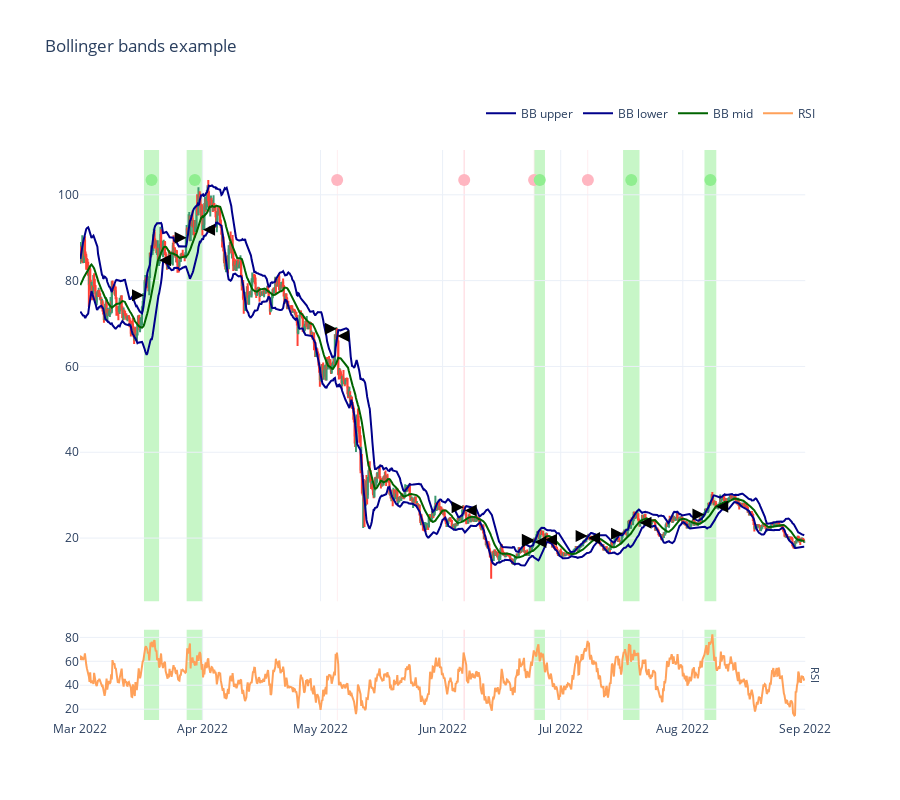

This figure's notebook cell:
### Markdown cell above
### Position chart

- Visualise individual positions over the price timeline

- Hover your mouse on the position marker circle to get its underlying details

- Positions closed for profit are marked green while losing ones are red

### Code cell
candles = universe.universe.candles.get_candles_by_pair(universe.get_single_pair().internal_id)

figure2 = visualise_single_pair_positions_with_duration_and_slippage(
    state,
    candles,
    start_at=START_AT,
    end_at=END_AT,
)

figure2.show()

### Figure 1 — Plotly figure (JSON) as saved in the notebook; plotly's stock layout.template omitted (floating-point values rounded to 4 significant figures; data arrays with more than 128 entries replaced by an {"elided": "..."} marker saying what was removed)
{"data": [{"close": {"elided": "1105 float values"}, "high": {"elided": "1105 float values"}, "hoverinfo": "text", "low": {"elided": "1105 float values"}, "open": {"elided": "1105 float values"}, "showlegend": false, "text": {"elided": "1105 str values"}, "type": "candlestick", "x": {"elided": "1105 str values"}, "xaxis": "x", "yaxis": "y"}, {"line": {"color": "darkblue", "shape": "linear"}, "mode": "lines", "name": "BB upper", "type": "scatter", "x": {"elided": "1104 str values"}, "xaxis": "x", "y": {"elided": "1104 float values"}, "yaxis": "y"}, {"line": {"color": "darkblue", "shape": "linear"}, "mode": "lines", "name": "BB lower", "type": "scatter", "x": {"elided": "1104 str values"}, "xaxis": "x", "y": {"elided": "1104 float values"}, "yaxis": "y"}, {"line": {"color": "darkgreen", "shape": "linear"}, "mode": "lines", "name": "BB mid", "type": "scatter", "x": {"elided": "1104 str values"}, "xaxis": "x", "y": {"elided": "1104 float values"}, "yaxis": "y"}, {"line": {"shape": "linear"}, "mode": "lines", "name": "RSI", "type": "scatter", "x": {"elided": "1104 str values"}, "xaxis": "x2", "y": {"elided": "1104 float values"}, "yaxis": "y2"}, {"hoverinfo": "text", "hovertext": "Position #1<br><br>Profit: 265.65 USD<br>Profit: 10.6262 %<br><br>Entry price: 76.45 USD (mid price)<br>Entry price: 76.61 USD (expected)<br>Entry price: 76.61 USD (executed)<br>Entry slippage: 0.0000 %<br>Entry duration: 0:00:00<br><br>Exit price: 84.75 USD (expected)<br>Exit price: 84.75 USD (executed)<br>Exit slippage: 0.0000 %<br>Exit duration: 0:00:00<br>Avg buy price: 76.61 USD<br>Avg sell price: 84.75 USD<br><br>Duration: 3 days, 20:00:00<br>Started: 2022-03-17, 04:00:00 UTC (first trade started)<br>Ended: 2022-03-21, 00:00:00 UTC (last trade executed at)<br>", "marker": {"color": "LightGreen", "size": 12}, "mode": "markers", "showlegend": false, "type": "scatter", "x": ["2022-03-19T02:00:00"], "y": [103.4]}, {"hoverinfo": "text", "hovertext": "Position #2<br><br>Profit: 54.11 USD<br>Profit: 2.0551 %<br><br>Entry price: 89.82 USD (mid price)<br>Entry price: 90.00 USD (expected)<br>Entry price: 90.00 USD (executed)<br>Entry slippage: 0.0000 %<br>Entry duration: 0:00:00<br><br>Exit price: 91.85 USD (expected)<br>Exit price: 91.85 USD (executed)<br>Exit slippage: 0.0000 %<br>Exit duration: 0:00:00<br>Avg buy price: 90.00 USD<br>Avg sell price: 91.85 USD<br><br>Duration: 4 days, 4:00:00<br>Started: 2022-03-28, 00:00:00 UTC (first trade started)<br>Ended: 2022-04-01, 04:00:00 UTC (last trade executed at)<br>", "marker": {"color": "LightGreen", "size": 12}, "mode": "markers", "showlegend": false, "type": "scatter", "x": ["2022-03-30T02:00:00"], "y": [103.4]}, {"hoverinfo": "text", "hovertext": "Position #3<br><br>Stop loss triggered at: 67.27 USD<br><br>Profit: -64.24 USD<br>Profit: -2.4152 %<br><br>Entry price: 68.64 USD (mid price)<br>Entry price: 68.78 USD (expected)<br>Entry price: 68.78 USD (executed)<br>Entry slippage: 0.0000 %<br>Entry duration: 0:00:00<br><br>Exit price: 67.12 USD (expected)<br>Exit price: 67.12 USD (executed)<br>Exit slippage: 0.0000 %<br>Exit duration: 0:00:00<br>Avg buy price: 68.78 USD<br>Avg sell price: 67.12 USD<br><br>Duration: 2:45:00<br>Started: 2022-05-05, 04:00:00 UTC (first trade started)<br>Ended: 2022-05-05, 06:45:00 UTC (last trade executed at)<br>", "marker": {"color": "LightPink", "size": 12}, "mode": "markers", "showlegend": false, "type": "scatter", "x": ["2022-05-05T05:22:30"], "y": [103.4]}, {"hoverinfo": "text", "hovertext": "Position #4<br><br>Stop loss triggered at: 26.59 USD<br><br>Profit: -72.61 USD<br>Profit: -2.7630 %<br><br>Entry price: 27.14 USD (mid price)<br>Entry price: 27.19 USD (expected)<br>Entry price: 27.19 USD (executed)<br>Entry slippage: 0.0000 %<br>Entry duration: 0:00:00<br><br>Exit price: 26.44 USD (expected)<br>Exit price: 26.44 USD (executed)<br>Exit slippage: 0.0000 %<br>Exit duration: 0:00:00<br>Avg buy price: 27.19 USD<br>Avg sell price: 26.44 USD<br><br>Duration: 7:00:00<br>Started: 2022-06-06, 08:00:00 UTC (first trade started)<br>Ended: 2022-06-06, 15:00:00 UTC (last trade executed at)<br>", "marker": {"color": "LightPink", "size": 12}, "mode": "markers", "showlegend": false, "type": "scatter", "x": ["2022-06-06T11:30:00"], "y": [103.4]}, {"hoverinfo": "text", "hovertext": "Position #5<br><br>Stop loss triggered at: 19.18 USD<br><br>Profit: -67.82 USD<br>Profit: -2.6169 %<br><br>Entry price: 19.57 USD (mid price)<br>Entry price: 19.61 USD (expected)<br>Entry price: 19.61 USD (executed)<br>Entry slippage: 0.0000 %<br>Entry duration: 0:00:00<br><br>Exit price: 19.09 USD (expected)<br>Exit price: 19.09 USD (executed)<br>Exit slippage: 0.0000 %<br>Exit duration: 0:00:00<br>Avg buy price: 19.61 USD<br>Avg sell price: 19.09 USD<br><br>Duration: 3:15:00<br>Started: 2022-06-24, 04:00:00 UTC (first trade started)<br>Ended: 2022-06-24, 07:15:00 UTC (last trade executed at)<br>", "marker": {"color": "LightPink", "size": 12}, "mode": "markers", "showlegend": false, "type": "scatter", "x": ["2022-06-24T05:37:30"], "y": [103.4]}, {"hoverinfo": "text", "hovertext": "Position #6<br><br>Profit: 42.22 USD<br>Profit: 1.6509 %<br><br>Entry price: 19.27 USD (mid price)<br>Entry price: 19.31 USD (expected)<br>Entry price: 19.31 USD (executed)<br>Entry slippage: 0.0000 %<br>Entry duration: 0:00:00<br><br>Exit price: 19.63 USD (expected)<br>Exit price: 19.63 USD (executed)<br>Exit slippage: 0.0000 %<br>Exit duration: 0:00:00<br>Avg buy price: 19.31 USD<br>Avg sell price: 19.63 USD<br><br>Duration: 2 days, 16:00:00<br>Started: 2022-06-24, 08:00:00 UTC (first trade started)<br>Ended: 2022-06-27, 00:00:00 UTC (last trade executed at)<br>", "marker": {"color": "LightGreen", "size": 12}, "mode": "markers", "showlegend": false, "type": "scatter", "x": ["2022-06-25T16:00:00"], "y": [103.4]}, {"hoverinfo": "text", "hovertext": "Position #7<br><br>Stop loss triggered at: 20.06 USD<br><br>Profit: -63.73 USD<br>Profit: -2.4716 %<br><br>Entry price: 20.47 USD (mid price)<br>Entry price: 20.51 USD (expected)<br>Entry price: 20.51 USD (executed)<br>Entry slippage: 0.0000 %<br>Entry duration: 0:00:00<br><br>Exit price: 20.00 USD (expected)<br>Exit price: 20.00 USD (executed)<br>Exit slippage: 0.0000 %<br>Exit duration: 0:00:00<br>Avg buy price: 20.51 USD<br>Avg sell price: 20.00 USD<br><br>Duration: 2:45:00<br>Started: 2022-07-07, 20:00:00 UTC (first trade started)<br>Ended: 2022-07-07, 22:45:00 UTC (last trade executed at)<br>", "marker": {"color": "LightPink", "size": 12}, "mode": "markers", "showlegend": false, "type": "scatter", "x": ["2022-07-07T21:22:30"], "y": [103.4]}, {"hoverinfo": "text", "hovertext": "Position #8<br><br>Profit: 308.72 USD<br>Profit: 12.1217 %<br><br>Entry price: 20.98 USD (mid price)<br>Entry price: 21.02 USD (expected)<br>Entry price: 21.02 USD (executed)<br>Entry slippage: 0.0000 %<br>Entry duration: 0:00:00<br><br>Exit price: 23.57 USD (expected)<br>Exit price: 23.57 USD (executed)<br>Exit slippage: 0.0000 %<br>Exit duration: 0:00:00<br>Avg buy price: 21.02 USD<br>Avg sell price: 23.57 USD<br><br>Duration: 4 days, 4:00:00<br>Started: 2022-07-16, 20:00:00 UTC (first trade started)<br>Ended: 2022-07-21, 00:00:00 UTC (last trade executed at)<br>", "marker": {"color": "LightGreen", "size": 12}, "mode": "markers", "showlegend": false, "type": "scatter", "x": ["2022-07-18T22:00:00"], "y": [103.4]}, {"hoverinfo": "text", "hovertext": "Position #9<br><br>Profit: 192.54 USD<br>Profit: 7.1281 %<br><br>Entry price: 25.44 USD (mid price)<br>Entry price: 25.49 USD (expected)<br>Entry price: 25.49 USD (executed)<br>Entry slippage: 0.0000 %<br>Entry duration: 0:00:00<br><br>Exit price: 27.31 USD (expected)<br>Exit price: 27.31 USD (executed)<br>Exit slippage: 0.0000 %<br>Exit duration: 0:00:00<br>Avg buy price: 25.49 USD<br>Avg sell price: 27.31 USD<br><br>Duration: 3 days, 0:00:00<br>Started: 2022-08-06, 12:00:00 UTC (first trade started)<br>Ended: 2022-08-09, 12:00:00 UTC (last trade executed at)<br>", "marker": {"color": "LightGreen", "size": 12}, "mode": "markers", "showlegend": false, "type": "scatter", "x": ["2022-08-08T00:00:00"], "y": [103.4]}, {"marker": {"color": "black", "line": {"width": 0}, "size": 12, "symbol": "arrow-right"}, "mode": "markers", "showlegend": false, "text": ["<Buy #1 32.63459564400853848851349659 WAVAX at 76.6058212355691, success>", "<Buy #3 29.25503159744105581642134850 WAVAX at 89.99570913692921, success>", "<Buy #5 38.67196877734030367889930219 WAVAX at 68.78059172746701, success>", "<Buy #7 96.64337147570229416835586023 WAVAX at 27.190276160943622, success>", "<Buy #9 132.1667312673262957993826544 WAVAX at 19.60748243072027, success>", "<Buy #11 132.4616749875463174744822490 WAVAX at 19.307837385042024, success>", "<Buy #13 125.7326237647087402716151368 WAVAX at 20.509074415755865, success>", "<Buy #15 121.1653382827941673983366591 WAVAX at 21.019156692678823, success>", "<Buy #17 105.9661734513852404847435072 WAVAX at 25.490689834684748, success>"], "type": "scatter", "x": ["2022-03-17T04:00:00", "2022-03-28T00:00:00", "2022-05-05T04:00:00", "2022-06-06T08:00:00", "2022-06-24T04:00:00", "2022-06-24T08:00:00", "2022-07-07T20:00:00", "2022-07-16T20:00:00", "2022-08-06T12:00:00"], "y": [76.61, 90.0, 68.78, 27.19, 19.61, 19.31, 20.51, 21.02, 25.49]}, {"marker": {"color": "black", "line": {"width": 0}, "size": 12, "symbol": "arrow-left"}, "mode": "markers", "showlegend": false, "text": ["<Sell #2 32.63459564400853848851349659 WAVAX at 84.74609763941446, success>", "<Sell #4 29.25503159744105581642134850 WAVAX at 91.84520851254996, success>", "<Sell #6 38.67196877734030367889930219 WAVAX at 67.11939178145293, success>", "<Sell #8 96.64337147570229416835586023 WAVAX at 26.438996528520896, success>", "<Sell #10 132.1667312673262957993826544 WAVAX at 19.094367208533075, success>", "<Sell #12 132.4616749875463174744822490 WAVAX at 19.626590063819453, success>", "<Sell #14 125.7326237647087402716151368 WAVAX at 20.002181212750845, success>", "<Sell #16 121.1653382827941673983366591 WAVAX at 23.56704095591451, success>", "<Sell #18 105.9661734513852404847435072 WAVAX at 27.307693618707116, success>"], "type": "scatter", "x": ["2022-03-21T00:00:00", "2022-04-01T04:00:00", "2022-05-05T06:45:00", "2022-06-06T15:00:00", "2022-06-24T07:15:00", "2022-06-27T00:00:00", "2022-07-07T22:45:00", "2022-07-21T00:00:00", "2022-08-09T12:00:00"], "y": [84.75, 91.85, 67.12, 26.44, 19.09, 19.63, 20.0, 23.57, 27.31]}], "layout": {"annotations": [{"font": {"size": 11}, "showarrow": false, "text": "RSI", "textangle": 90, "x": 0.98, "xanchor": "left", "xref": "paper", "y": 0.07917, "yanchor": "middle", "yref": "paper"}], "height": 800, "legend": {"orientation": "h", "x": 1, "xanchor": "right", "y": 1.09, "yanchor": "top"}, "margin": {"t": 150}, "shapes": [{"fillcolor": "LightGreen", "layer": "below", "line": {"width": 0}, "opacity": 0.5, "type": "rect", "x0": "2022-03-17T04:00:00", "x1": "2022-03-21T00:00:00", "xref": "x", "y0": 0, "y1": 1, "yref": "y domain"}, {"fillcolor": "LightGreen", "layer": "below", "line": {"width": 0}, "opacity": 0.5, "type": "rect", "x0": "2022-03-17T04:00:00", "x1": "2022-03-21T00:00:00", "xref": "x2", "y0": 0, "y1": 1, "yref": "y2 domain"}, {"line": {"color": "black", "width": 1}, "type": "line", "x0": "2022-03-17T04:00:00", "x1": "2022-03-17T04:00:00", "xref": "x", "y0": 76.61, "y1": 76.61, "yref": "y"}, {"line": {"color": "black", "width": 1}, "type": "line", "x0": "2022-03-21T00:00:00", "x1": "2022-03-21T00:00:00", "xref": "x", "y0": 84.75, "y1": 84.75, "yref": "y"}, {"fillcolor": "LightGreen", "layer": "below", "line": {"width": 0}, "opacity": 0.5, "type": "rect", "x0": "2022-03-28T00:00:00", "x1": "2022-04-01T04:00:00", "xref": "x", "y0": 0, "y1": 1, "yref": "y domain"}, {"fillcolor": "LightGreen", "layer": "below", "line": {"width": 0}, "opacity": 0.5, "type": "rect", "x0": "2022-03-28T00:00:00", "x1": "2022-04-01T04:00:00", "xref": "x2", "y0": 0, "y1": 1, "yref": "y2 domain"}, {"line": {"color": "black", "width": 1}, "type": "line", "x0": "2022-03-28T00:00:00", "x1": "2022-03-28T00:00:00", "xref": "x", "y0": 90.0, "y1": 90.0, "yref": "y"}, {"line": {"color": "black", "width": 1}, "type": "line", "x0": "2022-04-01T04:00:00", "x1": "2022-04-01T04:00:00", "xref": "x", "y0": 91.85, "y1": 91.85, "yref": "y"}, {"fillcolor": "LightPink", "layer": "below", "line": {"width": 0}, "opacity": 0.5, "type": "rect", "x0": "2022-05-05T04:00:00", "x1": "2022-05-05T06:45:00", "xref": "x", "y0": 0, "y1": 1, "yref": "y domain"}, {"fillcolor": "LightPink", "layer": "below", "line": {"width": 0}, "opacity": 0.5, "type": "rect", "x0": "2022-05-05T04:00:00", "x1": "2022-05-05T06:45:00", "xref": "x2", "y0": 0, "y1": 1, "yref": "y2 domain"}, {"line": {"color": "black", "width": 1}, "type": "line", "x0": "2022-05-05T04:00:00", "x1": "2022-05-05T04:00:00", "xref": "x", "y0": 68.78, "y1": 68.78, "yref": "y"}, {"line": {"color": "black", "width": 1}, "type": "line", "x0": "2022-05-05T06:45:00", "x1": "2022-05-05T06:45:00", "xref": "x", "y0": 67.12, "y1": 67.12, "yref": "y"}, {"fillcolor": "LightPink", "layer": "below", "line": {"width": 0}, "opacity": 0.5, "type": "rect", "x0": "2022-06-06T08:00:00", "x1": "2022-06-06T15:00:00", "xref": "x", "y0": 0, "y1": 1, "yref": "y domain"}, {"fillcolor": "LightPink", "layer": "below", "line": {"width": 0}, "opacity": 0.5, "type": "rect", "x0": "2022-06-06T08:00:00", "x1": "2022-06-06T15:00:00", "xref": "x2", "y0": 0, "y1": 1, "yref": "y2 domain"}, {"line": {"color": "black", "width": 1}, "type": "line", "x0": "2022-06-06T08:00:00", "x1": "2022-06-06T08:00:00", "xref": "x", "y0": 27.19, "y1": 27.19, "yref": "y"}, {"line": {"color": "black", "width": 1}, "type": "line", "x0": "2022-06-06T15:00:00", "x1": "2022-06-06T15:00:00", "xref": "x", "y0": 26.44, "y1": 26.44, "yref": "y"}, {"fillcolor": "LightPink", "layer": "below", "line": {"width": 0}, "opacity": 0.5, "type": "rect", "x0": "2022-06-24T04:00:00", "x1": "2022-06-24T07:15:00", "xref": "x", "y0": 0, "y1": 1, "yref": "y domain"}, {"fillcolor": "LightPink", "layer": "below", "line": {"width": 0}, "opacity": 0.5, "type": "rect", "x0": "2022-06-24T04:00:00", "x1": "2022-06-24T07:15:00", "xref": "x2", "y0": 0, "y1": 1, "yref": "y2 domain"}, {"line": {"color": "black", "width": 1}, "type": "line", "x0": "2022-06-24T04:00:00", "x1": "2022-06-24T04:00:00", "xref": "x", "y0": 19.61, "y1": 19.61, "yref": "y"}, {"line": {"color": "black", "width": 1}, "type": "line", "x0": "2022-06-24T07:15:00", "x1": "2022-06-24T07:15:00", "xref": "x", "y0": 19.09, "y1": 19.09, "yref": "y"}, {"fillcolor": "LightGreen", "layer": "below", "line": {"width": 0}, "opacity": 0.5, "type": "rect", "x0": "2022-06-24T08:00:00", "x1": "2022-06-27T00:00:00", "xref": "x", "y0": 0, "y1": 1, "yref": "y domain"}, {"fillcolor": "LightGreen", "layer": "below", "line": {"width": 0}, "opacity": 0.5, "type": "rect", "x0": "2022-06-24T08:00:00", "x1": "2022-06-27T00:00:00", "xref": "x2", "y0": 0, "y1": 1, "yref": "y2 domain"}, {"line": {"color": "black", "width": 1}, "type": "line", "x0": "2022-06-24T08:00:00", "x1": "2022-06-24T08:00:00", "xref": "x", "y0": 19.31, "y1": 19.31, "yref": "y"}, {"line": {"color": "black", "width": 1}, "type": "line", "x0": "2022-06-27T00:00:00", "x1": "2022-06-27T00:00:00", "xref": "x", "y0": 19.63, "y1": 19.63, "yref": "y"}, {"fillcolor": "LightPink", "layer": "below", "line": {"width": 0}, "opacity": 0.5, "type": "rect", "x0": "2022-07-07T20:00:00", "x1": "2022-07-07T22:45:00", "xref": "x", "y0": 0, "y1": 1, "yref": "y domain"}, {"fillcolor": "LightPink", "layer": "below", "line": {"width": 0}, "opacity": 0.5, "type": "rect", "x0": "2022-07-07T20:00:00", "x1": "2022-07-07T22:45:00", "xref": "x2", "y0": 0, "y1": 1, "yref": "y2 domain"}, {"line": {"color": "black", "width": 1}, "type": "line", "x0": "2022-07-07T20:00:00", "x1": "2022-07-07T20:00:00", "xref": "x", "y0": 20.51, "y1": 20.51, "yref": "y"}, {"line": {"color": "black", "width": 1}, "type": "line", "x0": "2022-07-07T22:45:00", "x1": "2022-07-07T22:45:00", "xref": "x", "y0": 20.0, "y1": 20.0, "yref": "y"}, {"fillcolor": "LightGreen", "layer": "below", "line": {"width": 0}, "opacity": 0.5, "type": "rect", "x0": "2022-07-16T20:00:00", "x1": "2022-07-21T00:00:00", "xref": "x", "y0": 0, "y1": 1, "yref": "y domain"}, {"fillcolor": "LightGreen", "layer": "below", "line": {"width": 0}, "opacity": 0.5, "type": "rect", "x0": "2022-07-16T20:00:00", "x1": "2022-07-21T00:00:00", "xref": "x2", "y0": 0, "y1": 1, "yref": "y2 domain"}, {"line": {"color": "black", "width": 1}, "type": "line", "x0": "2022-07-16T20:00:00", "x1": "2022-07-16T20:00:00", "xref": "x", "y0": 21.02, "y1": 21.02, "yref": "y"}, {"line": {"color": "black", "width": 1}, "type": "line", "x0": "2022-07-21T00:00:00", "x1": "2022-07-21T00:00:00", "xref": "x", "y0": 23.57, "y1": 23.57, "yref": "y"}, {"fillcolor": "LightGreen", "layer": "below", "line": {"width": 0}, "opacity": 0.5, "type": "rect", "x0": "2022-08-06T12:00:00", "x1": "2022-08-09T12:00:00", "xref": "x", "y0": 0, "y1": 1, "yref": "y domain"}, {"fillcolor": "LightGreen", "layer": "below", "line": {"width": 0}, "opacity": 0.5, "type": "rect", "x0": "2022-08-06T12:00:00", "x1": "2022-08-09T12:00:00", "xref": "x2", "y0": 0, "y1": 1, "yref": "y2 domain"}, {"line": {"color": "black", "width": 1}, "type": "line", "x0": "2022-08-06T12:00:00", "x1": "2022-08-06T12:00:00", "xref": "x", "y0": 25.49, "y1": 25.49, "yref": "y"}, {"line": {"color": "black", "width": 1}, "type": "line", "x0": "2022-08-09T12:00:00", "x1": "2022-08-09T12:00:00", "xref": "x", "y0": 27.31, "y1": 27.31, "yref": "y"}], "title": {"text": "Bollinger bands example", "y": 0.95}, "xaxis": {"anchor": "y", "domain": [0, 0.98], "matches": "x2", "rangeslider": {"visible": false}, "showticklabels": false}, "xaxis2": {"anchor": "y2", "domain": [0, 0.98], "rangeslider": {"visible": false}}, "yaxis": {"anchor": "x", "domain": [0.2083, 1]}, "yaxis2": {"anchor": "x2", "domain": [0, 0.1583]}}}
